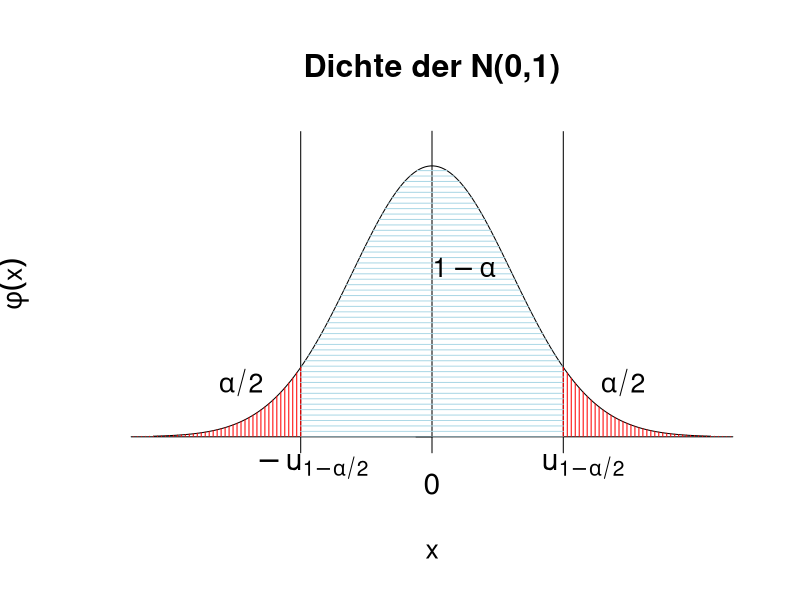
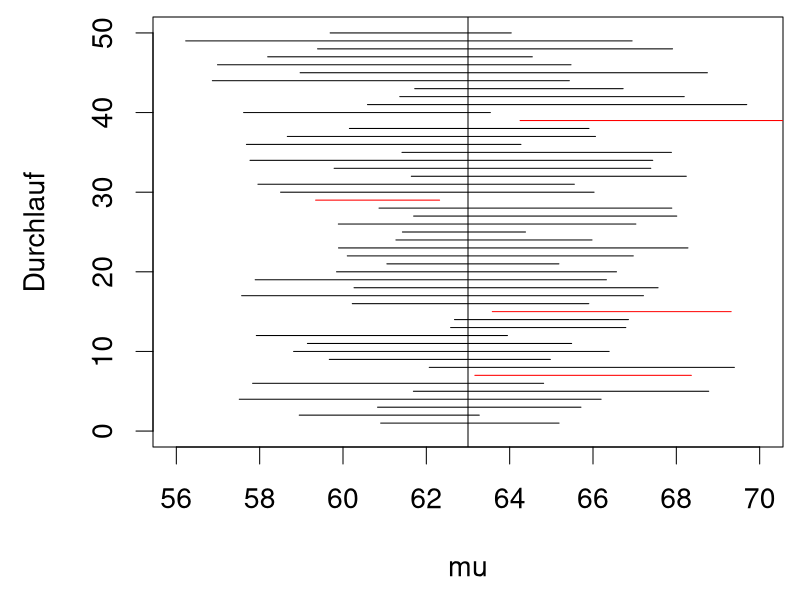

The R script that drew these images, in order:
## ---- chunk 1
#| echo: FALSE
x <- seq(from=-3.5, to=3.5, length=200)
par(cex=1.6)
plot(x, dnorm(x), 
     type="l", 
     axes=FALSE,
     ylim=c(0,0.45),
     yaxs="i",
     xlab="x", 
     ylab=expression(phi(x)),
     main="Dichte der N(0,1)")

axis(1, 
     at=c(-4, -1.65, 0, 1.65, 4), 
     labels=FALSE)
axis(2, 
     pos=0, 
     at=c(0, 0.5), 
     labels=FALSE)
abline(v=c(-1.65, 1.65))

mtext(expression(-u[1-alpha/2]),
      at=-1.5, 
      side=1, 
      line=0.5,
      cex=1.8)
mtext(expression(u[1-alpha/2]),
      at=1.9, 
      side=1, 
      line=0.5,
      cex=1.8)
mtext(0, 
      side=1, 
      line=1,
      cex=1.8)

for(x in seq(1.65, 4, by=0.05)){
  lines(c(-x, -x), c(0, dnorm(x)), col="red")
  lines(c(x, x), c(0, dnorm(x)), col="red")
}
for(y in seq(0, dnorm(0), by=0.008)){
  lines(c(max(-1.65, -sqrt(-2*log(y*sqrt(2*pi)))),
          min(1.65, sqrt(-2*log(y*sqrt(2*pi))))),
        c(y, y), col="lightblue")
}

text(-2.4,0.08,
     expression(alpha/2))
text(0.4,0.25,
     expression(1-alpha))
text(2.4,0.08,
     expression(alpha/2))
## ---- chunk 2
W <- read.csv("../data/wohnkosten.csv")
x <- W$wohnkosten
## ---- chunk 3
head(x)
n <- length(x)
n
mean(x)
alpha <- 0.05
## ---- chunk 4
# Untergrenze des konkreten Konf.intervalls
mean(x) - qnorm(1-alpha/2) * sd(x)/sqrt(n)
# Obergrenze des konkreten Konf.intervalls
mean(x) + qnorm(1-alpha/2) * sd(x)/sqrt(n)
## ---- chunk 5
x <- c(201.15, 197.57, 199.92, 198.99,
       201.38, 203.15, 203.44, 200.50)
n <- length(x)
alpha <- 0.05

mean(x) - qt(1-alpha/2, df=n-1) * sd(x)/sqrt(n)
mean(x) + qt(1-alpha/2, df=n-1) * sd(x)/sqrt(n)
## ---- chunk 6
N <- read.csv("../data/nebenjob.csv")
x <- N$nebenjob
n <- length(x)
n
## ---- chunk 7
alpha <- 0.05
pidach <- mean(x)
pidach # Punktschätzwert
pidach - qnorm(1-alpha/2) * sqrt(pidach*(1-pidach)/n)
pidach + qnorm(1-alpha/2) * sqrt(pidach*(1-pidach)/n)
## ---- chunk 8
mu <- 63
sigma <- 4
n <- 8
alpha <- 0.05
R <- 10000
## ---- chunk 9
q <- qt(1-alpha/2, df=n-1)
z <- 0 
for(r in 1:R){

  x <- rnorm(n, mean=mu, sd=sigma)

  k_unten <- mean(x) - q * sd(x)/sqrt(n)
  k_oben <- mean(x) + q * sd(x)/sqrt(n)

  if(k_unten <= mu & mu <= k_oben){
    z <- z+1
  }
}
## ---- chunk 10
# Anteil der Überdeckungen

mean(z/R)
## ---- chunk 11
#| echo: FALSE
R <- 50

# Vorbereitung einer leeren Grafik
par(cex=1.7, mar=c(4.5,4.5,0.5,0.5))
plot(c(56,70), c(0,R),
     type="n",
     xlab="mu", 
     ylab="Durchlauf")

# Einzeichnen des wahren Erwartungswerts
abline(v=mu)

for(r in 1:R){

  x <- rnorm(n, mean=mu, sd=sigma)
  k_unten <- mean(x) - q * sd(x)/sqrt(n)
  k_oben <- mean(x) + q * sd(x)/sqrt(n)
  if(k_unten <= mu & mu <= k_oben){
    lines(x=c(k_unten, k_oben), y=c(r, r))
  } else {
    lines(x=c(k_unten, k_oben), y=c(r, r), col="red")
  }
}
